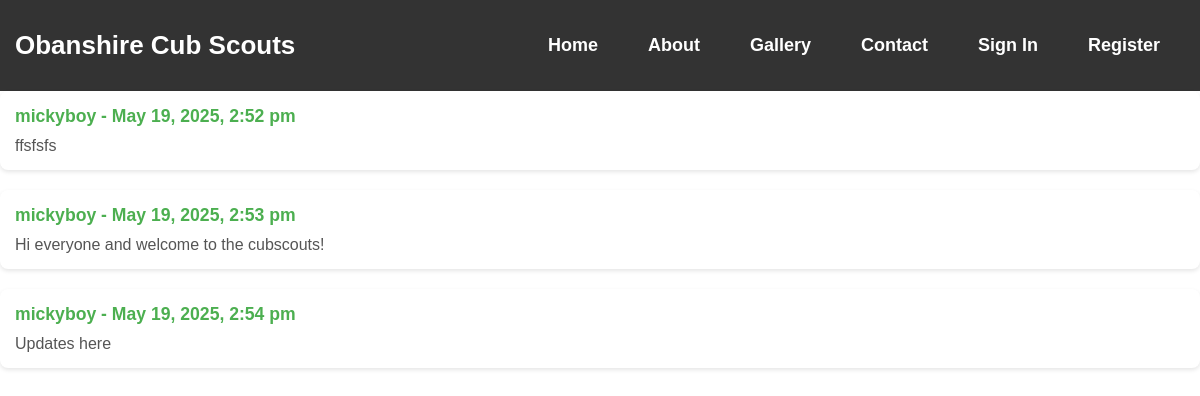
Page /public/newsfeed.php on the earlier database version.
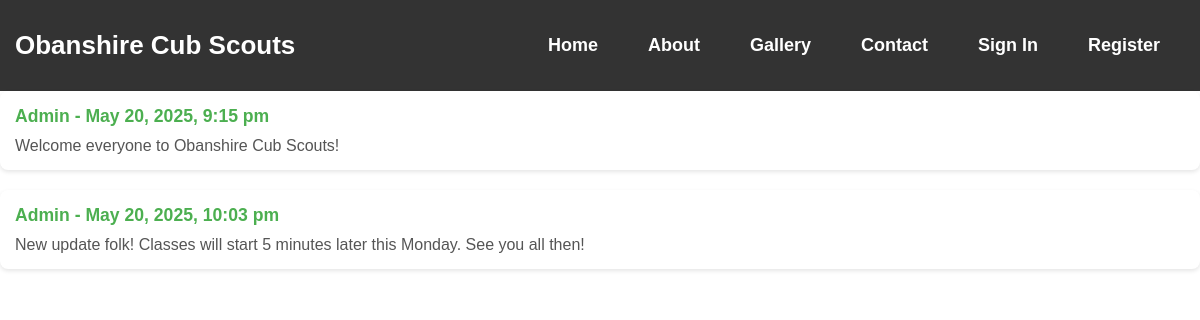
Same page on the later database version.
### tables this page shows
CREATE TABLE `newsfeed` (
  `id` int(11) NOT NULL,
  `message` text NOT NULL,
  `posted_by` varchar(255) NOT NULL,
  `timestamp` datetime DEFAULT current_timestamp(),
  `is_admin_post` tinyint(1) DEFAULT 1
);

### public/newsfeed.php (the view, shortened to what this page needs)
<?php
    include 'includes/header.php';
    include 'config/config.php';
$sql = "SELECT * FROM newsfeed ORDER BY timestamp ASC";
$result = $conn->query($sql);
if ($result->num_rows > 0) {
    while($row = $result->fetch_assoc()) {
        echo "<div class='newsfeed-post'>";
        echo "<h3>" . htmlspecialchars($row['posted_by']) . " - " . date('F j, Y, g:i a', strtotime($row['timestamp'])) . "</h3>";
        echo "<p>" . htmlspecialchars($row['message']) . "</p>";
        echo "</div>";
    }
} else {
    echo "No posts yet.";
}
?>
<!DOCTYPE html>
<html lang="en">
<head>
    <link rel="stylesheet" href="assets/css/newsfeed.css">
</head>
<body>
</body>
</html>

Differences in the rows shown:
removed newsfeed: posted_by "mickyboy", timestamp "May 19, 2025, 2:52 pm", message "ffsfsfs"
removed newsfeed: posted_by "mickyboy", timestamp "May 19, 2025, 2:53 pm", message "Hi everyone and welcome to the cubscouts!"
removed newsfeed: posted_by "mickyboy", timestamp "May 19, 2025, 2:54 pm", message "Updates here"
added newsfeed: posted_by "Admin", timestamp "May 20, 2025, 9:15 pm", message "Welcome everyone to Obanshire Cub Scouts!"
added newsfeed: posted_by "Admin", timestamp "May 20, 2025, 10:03 pm", message "New update folk! Classes will start 5 minutes later this Monday. See you all then!"
